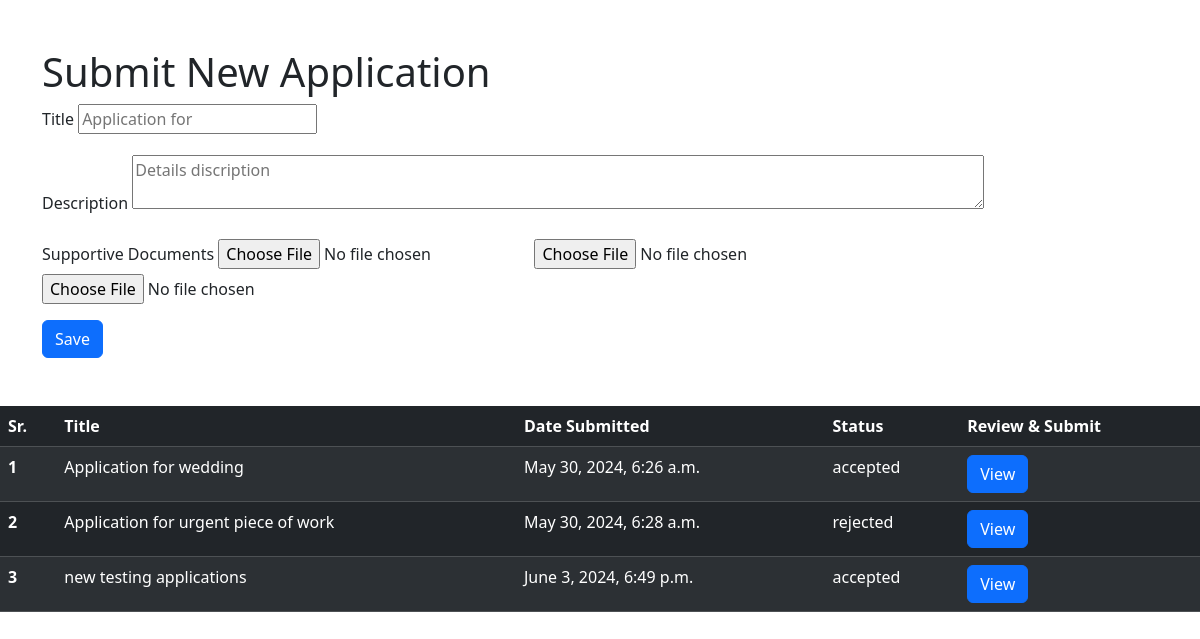
Screenshot of /labor/application/ (signed in) with the database file from the repository.
### supervisor/models.py (models this page shows, shortened)
class Application(models.Model):
    STATUS_CHOICES = [
        ('save', 'Saved'),
        ('submitted', 'Submitted'),
        ('under_review', 'Under Review'),
        ('approved', 'Approved'),
        ('rejected', 'Rejected'),
    ]
    labor = models.ForeignKey(Labor, on_delete=models.CASCADE, related_name="applications")
    title = models.CharField(max_length=255)
    app_id = models.CharField(max_length=10,  verbose_name="Application ID")
    description = models.TextField()
    date_submitted = models.DateTimeField(auto_now_add=True)
    status = models.CharField(max_length=20, choices=STATUS_CHOICES, default='save')
    def save(self, *args, **kwargs):
        if not self.app_id:
            self.app_id = self.generate_application_id()
        super(Application, self).save(*args, **kwargs)
    class Meta:
        verbose_name_plural = "Applications"

### labor/views.py (the view, shortened to what this page needs)
# urls.py: path('application/', views.labor_application_view, name='application'),
def labor_application_view(request):
    user = request.user
    labor = get_object_or_404(Labor, user=user)
    application = labor.applications.all()
    return render(request, 'labor/application.html', context={'labor':labor, 'applications':application})

### labor/templates/labor/application.html (shortened to what this page needs)
<!DOCTYPE html>
<html lang="en">
<head>
    <link href="https://cdn.jsdelivr.net/npm/bootstrap@5.3.3/dist/css/bootstrap.min.css" rel="stylesheet">
</head>
<body>
 <div class="container mt-5">
        <h1>Submit New Application</h1>
        <form method="post" enctype="multipart/form-data" action="{% url 'labor:application' %}">
            <div class="mb-3">
                <label for="id_title" class="form-label">Title</label>
                <input name="title" type="text" placeholder="Application for ">
            </div>
            <div class="mb-3">
                <label for="id_description" class="form-label">Description</label>
                <textarea name="desc"  placeholder="Details discription" rows="2" cols="90"></textarea>
            </div>
            <div class="mb-3">
                <label for="id_document" class="form-label">Supportive Documents</label>
                <input type="file" name="doc_file1">
                <input type="file" name="doc_file2">
                <input type="file" name="doc_file3">
            </div>
            <button type="submit" class="btn btn-primary">Save</button>
        </form>
    </div>
   <table class="table table-striped table-dark mt-5 ml-4">
  <thead>
    <tr>
      <th scope="col">Sr.</th>
      <th scope="col">Title</th>
      <th scope="col">Date Submitted</th>
      <th scope="col">Status</th>
      <th scope="col">Review & Submit</th>
    </tr>
  </thead c>
  <tbody>
  {% for app in applications %}
    <tr>
      <th scope="row">{{forloop.counter}}</th>
      <td>{{app.title}}</td>
      <td>{{app.date_submitted}}</td>
      <td>{{app.status}}</td>
        {% if app.status == "save"  %}
      <td><a href="{% url 'labor:submit_application' app.id %}"><button class="btn btn-success">Submit</button></a></td>
      <td><a href="{% url 'labor:delete_application' app.id %}"><button class="btn btn-danger">Delete</button></a></td>
      <td>
      </td>
        {% else %}
        <td> <a href="{% url 'labor:application_report' app.id %}"> <button class="btn btn-primary">View</button></a> </td>
        {% endif %}
    </tr>
  {% endfor %}
  </tbody>
</table>
</body>
</html>

### rows the page displays
Application: title "Application for wedding", date_submitted "May 30, 2024, 6:26 a.m.", status "accepted", shows "View"
Application: title "Application for urgent piece of work", date_submitted "May 30, 2024, 6:28 a.m.", status "rejected", shows "View"
Application: title "new testing applications", date_submitted "June 3, 2024, 6:49 p.m.", status "accepted", shows "View"
